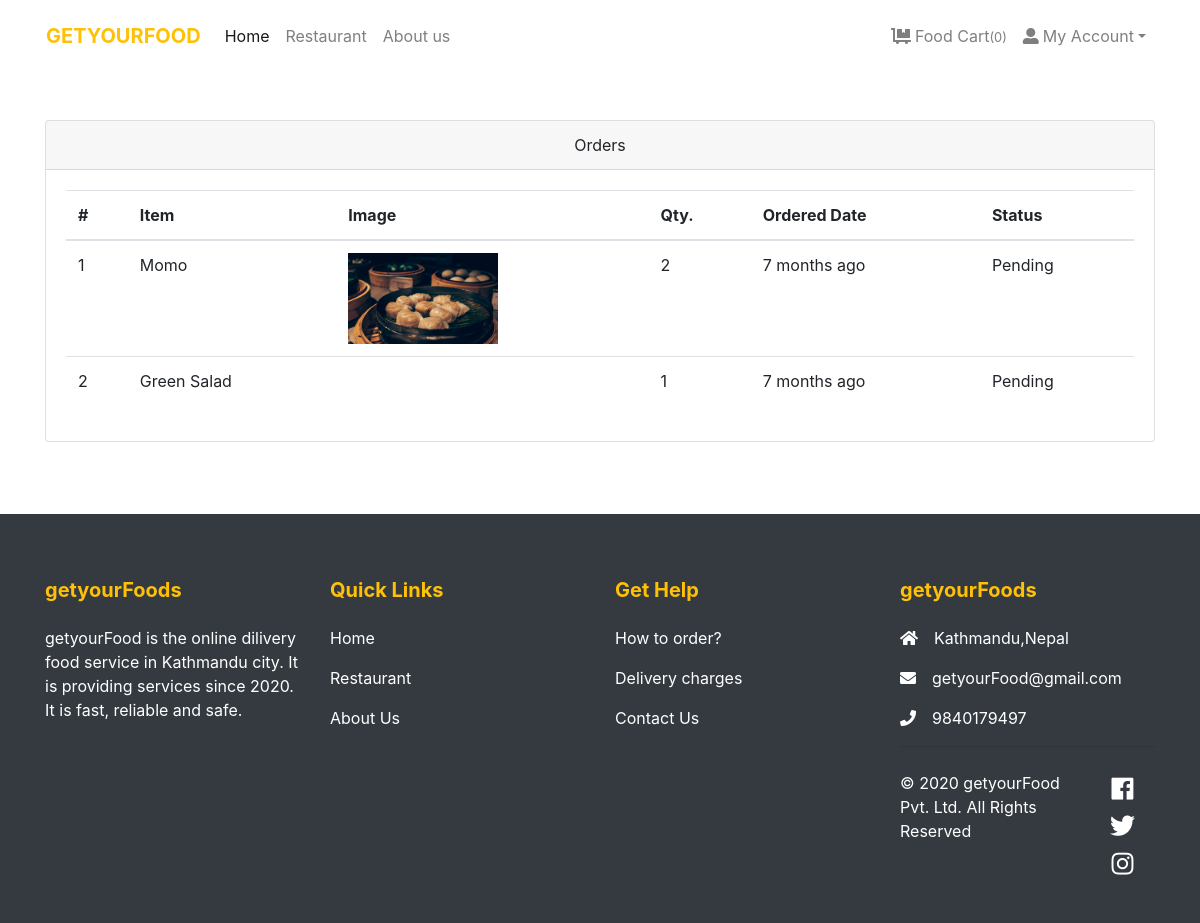
Screenshot of /orders/ (signed in) with the database file from the repository.
### store/models.py (models this page shows, shortened)
class Order(models.Model):
    user = models.ForeignKey(User, verbose_name="User", on_delete=models.CASCADE)
    address = models.ForeignKey(Address, verbose_name="Shipping Address", on_delete=models.CASCADE)
    product = models.ForeignKey(Product, verbose_name="Product", on_delete=models.CASCADE)
    quantity = models.PositiveIntegerField(verbose_name="Quantity")
    ordered_date = models.DateTimeField(auto_now_add=True, verbose_name="Ordered Date")
    status = models.CharField(
        choices=STATUS_CHOICES,
        max_length=50,
        default="Pending"
        )

class Product(models.Model):
    title = models.CharField(max_length=150, verbose_name="Product Title")
    slug = models.SlugField(max_length=160, verbose_name="Product Slug")
    product_image = models.ImageField(upload_to='product', blank=True, null=True, verbose_name="Product Image")
    price = models.DecimalField(max_digits=8, decimal_places=2)
    category = models.ForeignKey(Category, verbose_name="Product Categoy", on_delete=models.CASCADE)
    is_active = models.BooleanField(verbose_name="Is Active?")
    is_featured = models.BooleanField(verbose_name="Is Featured?")
    created_at = models.DateTimeField(auto_now_add=True, verbose_name="Created Date")
    updated_at = models.DateTimeField(auto_now=True, verbose_name="Updated Date")
    class Meta:
        verbose_name_plural = 'Products'
        ordering = ('-created_at', )

### store/views.py (the view)
# urls.py: path('orders/', views.orders, name="orders"),
@login_required
def orders(request):
    all_orders = Order.objects.filter(user=request.user).order_by('-ordered_date')
    return render(request, 'store/orders.html', {'orders': all_orders})

### store/context_preprocessors.py (called while the page is built)
def store_menu(request):
    categories = Category.objects.filter(is_active=True)
    context = {
        'categories_menu': categories,
    }
    return context

def cart_menu(request):
    if request.user.is_authenticated:
        cart_items= Cart.objects.filter(user=request.user)
        context = {
            'cart_items': cart_items,
        }
    else:
        context = {}
    return context

### templates/store/orders.html (shortened to what this page needs)
{% extends 'base.html' %}
{% load static %}
{% load humanize %}
    {% block content %}
      <div class="container py-5">
        <div class="row">
          <div class="col-lg-12">
            <div class="card mb-4" id="tables">
              <div class="card-header text-center">Orders</div>
              <div class="card-body">
                <table class="table table-hover">
                  <thead>
                    <tr>
                      <th>#</th>
                      <th>Item</th>
                      <th>Image</th>
                      <th>Qty.</th>
                      <th>Ordered Date</th>
                      <th>Status</th>
                    </tr>
                  </thead>
                  <tbody>
                    {% if orders %}
                    {% for order in orders %}
                    <tr>
                      <td>{{forloop.counter}}</td>
                      <td>{{order.product.title}}</td>
                      <td>
                        {% if order.product.product_image %}
                          <img src="{{order.product.product_image.url}}" alt="{{order.product.product_ttile}}" style="width:150px;">
                        {% endif %}
                      </td>
                      <td>{{order.quantity}}</td>
                      <td>{{order.ordered_date|naturaltime}}</td>
                      <td>
                        {{order.status}}
                      </td>
                    </tr>
                    {% endfor %}
                    {% endif %}
                  </tbody>
                </table>
              </div>
            </div>
          </div>
        </div>
      </div>
{% endblock content %}

### rows the page displays
Order: product "Momo", product.product_image (picture), quantity "2", ordered_date "7 months ago", status "Pending"
Order: product "Green Salad", quantity "1", ordered_date "7 months ago", status "Pending"

### other values shown
{{ cart_items.count }} "0"
